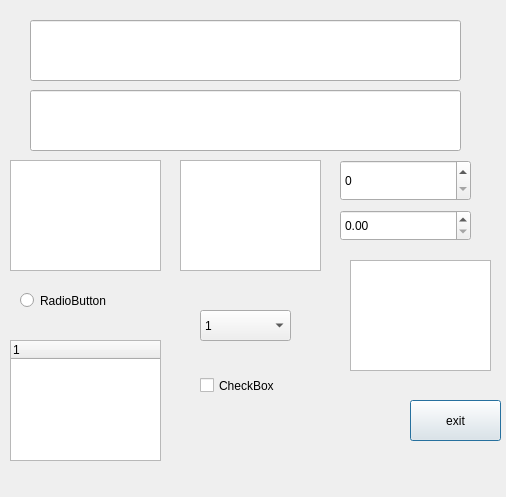
<?xml version="1.0" encoding="UTF-8"?>
<ui version="4.0">
 <class>Dialog</class>
 <widget class="QDialog" name="Dialog">
  <property name="geometry">
   <rect>
    <x>0</x>
    <y>0</y>
    <width>506</width>
    <height>497</height>
   </rect>
  </property>
  <property name="windowTitle">
   <string>Dialog</string>
  </property>
  <widget class="QLineEdit" name="lineEdit">
   <property name="geometry">
    <rect>
     <x>30</x>
     <y>20</y>
     <width>431</width>
     <height>61</height>
    </rect>
   </property>
   <property name="inputMethodHints">
    <set>Qt::ImhMultiLine</set>
   </property>
  </widget>
  <widget class="QLineEdit" name="lineEdit_2">
   <property name="geometry">
    <rect>
     <x>30</x>
     <y>90</y>
     <width>431</width>
     <height>61</height>
    </rect>
   </property>
  </widget>
  <widget class="QPlainTextEdit" name="plainTextEdit">
   <property name="geometry">
    <rect>
     <x>10</x>
     <y>160</y>
     <width>151</width>
     <height>111</height>
    </rect>
   </property>
  </widget>
  <widget class="QPlainTextEdit" name="plainTextEdit_2">
   <property name="geometry">
    <rect>
     <x>180</x>
     <y>160</y>
     <width>141</width>
     <height>111</height>
    </rect>
   </property>
   <property name="inputMethodHints">
    <set>Qt::ImhNone</set>
   </property>
  </widget>
  <widget class="QSpinBox" name="spinBox">
   <property name="geometry">
    <rect>
     <x>340</x>
     <y>160</y>
     <width>131</width>
     <height>41</height>
    </rect>
   </property>
  </widget>
  <widget class="QDoubleSpinBox" name="doubleSpinBox">
   <property name="geometry">
    <rect>
     <x>340</x>
     <y>210</y>
     <width>131</width>
     <height>31</height>
    </rect>
   </property>
  </widget>
  <widget class="QPushButton" name="pushButton">
   <property name="geometry">
    <rect>
     <x>410</x>
     <y>400</y>
     <width>91</width>
     <height>41</height>
    </rect>
   </property>
   <property name="text">
    <string>exit</string>
   </property>
  </widget>
  <widget class="QRadioButton" name="radioButton">
   <property name="geometry">
    <rect>
     <x>20</x>
     <y>290</y>
     <width>91</width>
     <height>21</height>
    </rect>
   </property>
   <property name="text">
    <string>RadioButton</string>
   </property>
  </widget>
  <widget class="QCheckBox" name="checkBox">
   <property name="geometry">
    <rect>
     <x>200</x>
     <y>370</y>
     <width>101</width>
     <height>31</height>
    </rect>
   </property>
   <property name="text">
    <string>CheckBox</string>
   </property>
  </widget>
  <widget class="QTreeWidget" name="treeWidget">
   <property name="geometry">
    <rect>
     <x>10</x>
     <y>340</y>
     <width>151</width>
     <height>121</height>
    </rect>
   </property>
   <column>
    <property name="text">
     <string notr="true">1</string>
    </property>
   </column>
  </widget>
  <widget class="QComboBox" name="comboBox">
   <property name="geometry">
    <rect>
     <x>200</x>
     <y>310</y>
     <width>91</width>
     <height>31</height>
    </rect>
   </property>
   <item>
    <property name="text">
     <string>1</string>
    </property>
   </item>
   <item>
    <property name="text">
     <string>2</string>
    </property>
   </item>
   <item>
    <property name="text">
     <string>3</string>
    </property>
   </item>
   <item>
    <property name="text">
     <string>4</string>
    </property>
   </item>
   <item>
    <property name="text">
     <string>5</string>
    </property>
   </item>
  </widget>
  <widget class="QTextBrowser" name="textBrowser">
   <property name="geometry">
    <rect>
     <x>350</x>
     <y>260</y>
     <width>141</width>
     <height>111</height>
    </rect>
   </property>
  </widget>
 </widget>
 <layoutdefault spacing="6" margin="11"/>
 <tabstops>
  <tabstop>pushButton</tabstop>
  <tabstop>lineEdit</tabstop>
  <tabstop>lineEdit_2</tabstop>
  <tabstop>plainTextEdit</tabstop>
  <tabstop>plainTextEdit_2</tabstop>
 </tabstops>
 <resources/>
 <connections/>
</ui>
